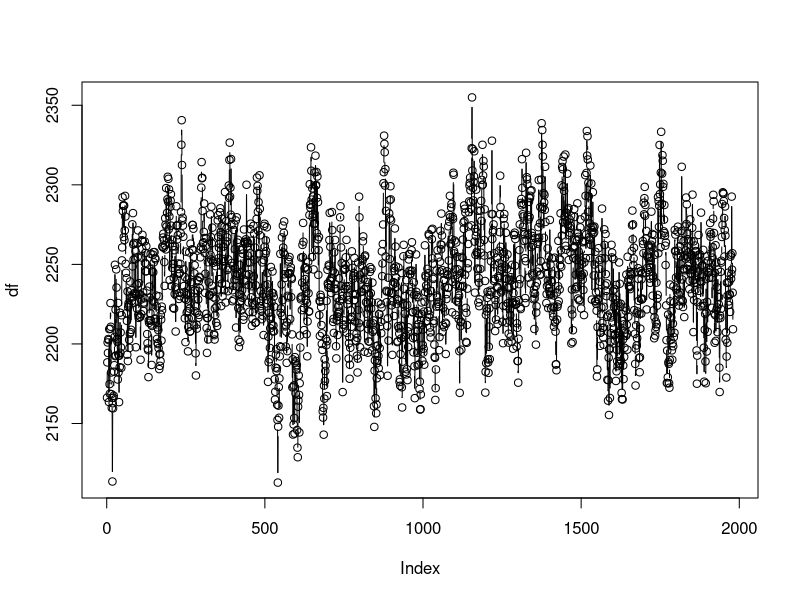
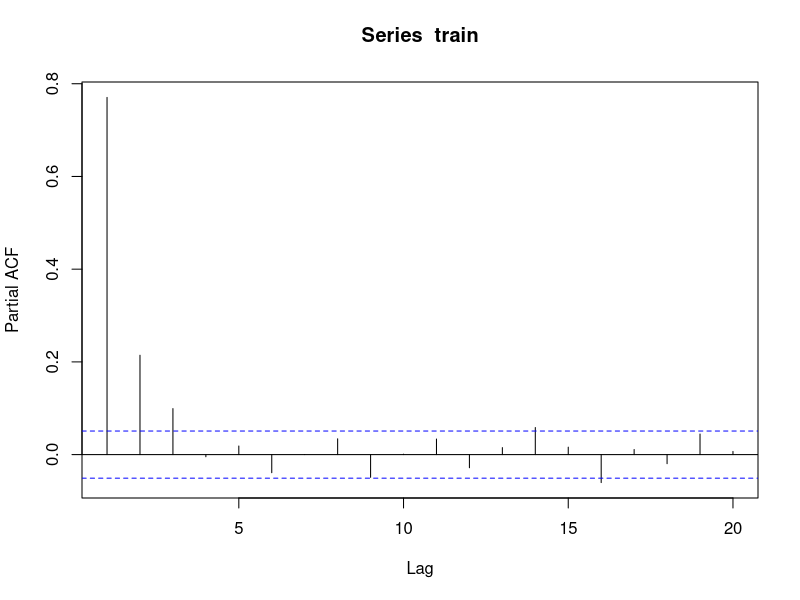
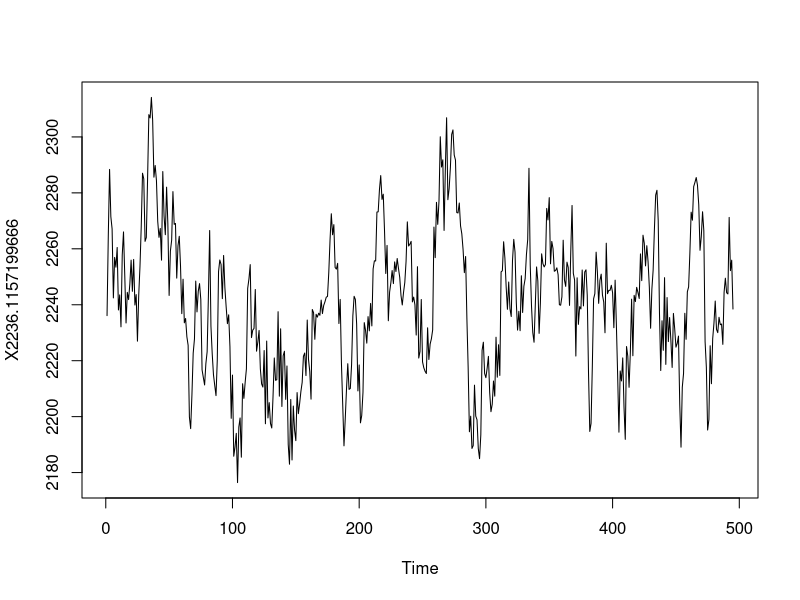
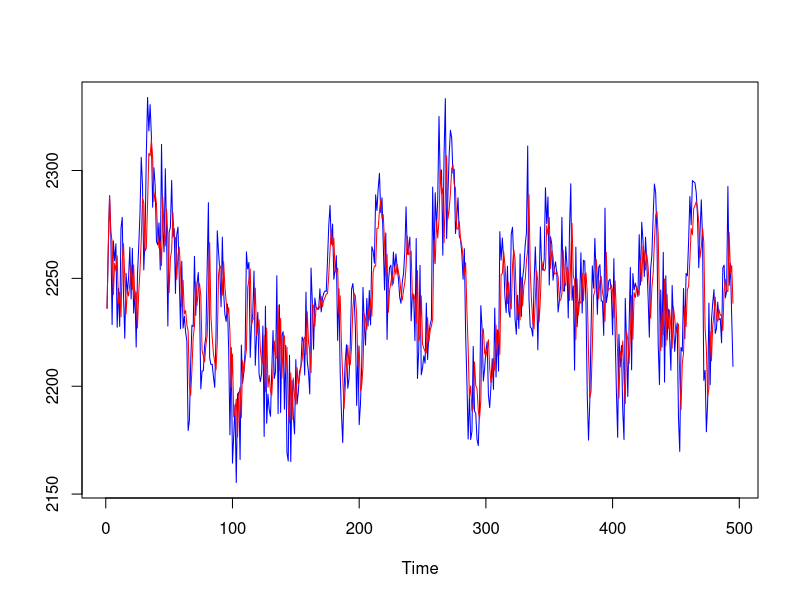

Recreate these plots in R, in order.
library(forecast)
library(ggplot2)
df <- read.table("data.txt",header = TRUE)
#head(df, n=30)
df=ts(df)
n<-dim(df)[1]
df<-df[21:n]
plot(df, type="b")

train<-df[1:1485]
test<-df[1486:(n-20)]

arMod3 <- Arima(train, order = c(3,0,0))
summary(arMod3)

pacf(train,lag.max = 20)

arMod <- Arima(train, order = c(3,0,0))
summary(arMod)

arMod$coef
arMod$coef['ar1']
arMod$coef['intercept']
options(scipen = 999)
intercept = (1-arMod$coef['ar1']-arMod$coef['ar2']-arMod$coef['ar3'])*arMod$coef['intercept']
intercept

testPredict = data.frame()
testPredict <- rbind(testPredict,test[1])
testPredict <- rbind(testPredict,test[2])
testPredict <- rbind(testPredict,test[3])

for (i in 2:length(test)){
  #print(test[i])
  testPredict <- rbind(testPredict,(test[i-1]*arMod$coef['ar1'])+(test[i-2]*arMod$coef['ar2'])+(test[i-3]*arMod$coef['ar3'])+intercept)      
}

testPredict

print(sqrt( mean( (testPredict-test)^2 , na.rm = TRUE ) ))
testPredict<-ts(testPredict)
plot(testPredict)


x = ts(test)
y = ts(testPredict)
ts.plot(x, y, gpars = list(col = c("blue", "red")))
